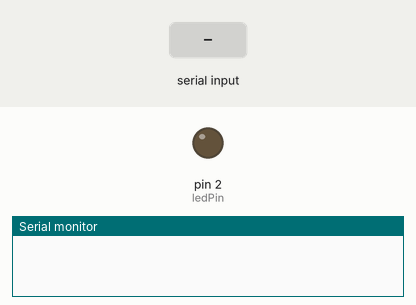
A sketch run on a simulated Arduino Uno, built with avr-gcc and run on an emulated ATmega328P. Shown: output pins drawn as LEDs (lit = HIGH), the last lines printed to the serial monitor. The test bench sets the inputs (shaded band).

Above: at 1.2 s.
1.3 s: "90,45\n" received over Serial
At 3.45 s:
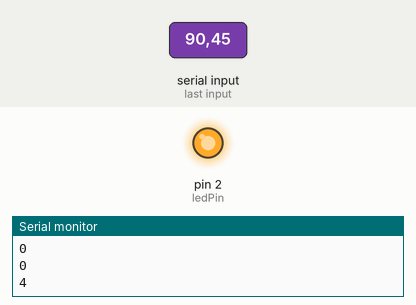
4.3 s: "30,150\n" received over Serial
Timing chart, 0 to 11.9 s (numbered marks = the images above; inputs shaded):
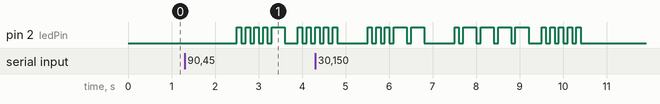

Measured:
- after the input at 1.3 s, pin 2 (ledPin): goes 4 × (HIGH 0.10 s, LOW 0.10 s), HIGH 0.30 s, LOW 0.30 s, HIGH 0.10 s, LOW 0.10 s, HIGH 0.10 s, then LOW, starting after 1.2 s

The sketch:

Morse_Code.ino
```cpp
/*
  CMSC838J Assignment 2: Morse Code
  Author: Harmit Sampat 2020
  https://harmitsampat.com
*/
const int ledPin = 2;

// the setup function runs once when you press reset or power the board
void setup() {
  // initialize digital pin D2 as an output.
  Serial.begin(9600);
  pinMode(ledPin, OUTPUT);
}

// the loop function runs over and over again forever
void loop() {

  if (Serial.available() > 0) {

    // reading input
    int incomingByte = Serial.parseInt();

    // separating digits
    int num4 = incomingByte % 10;
    int num3 = (incomingByte / 10) % 10;
    int num2 = (incomingByte / 100) % 10;
    int num1 = (incomingByte / 1000) % 10;

    // sequentially displaying output for each digit
    blink(num1);
    blink(num2);
    blink(num3);
    blink(num4);
  }
}

void space() {
  digitalWrite(ledPin, LOW);    // turn the LED off by making the voltage LOW
  delay(100);
}

void dot(int val) {

  for(int i = 0; i < val; i++) {
    digitalWrite(ledPin, HIGH);   // turn the LED on (HIGH is the voltage level)
    delay(100);
    space();
  }
}

void dash(int val) {
  for(int i = 0; i < val; i++) {
    digitalWrite(ledPin, HIGH);   // turn the LED on (HIGH is the voltage level)
    delay(300);                   // wait for a 300ms
    space();
  }
}

void blink(int incomingByte) {

  Serial.println(incomingByte);

  switch (incomingByte) {
  case 1:
    dot(1); // output morse code for 1
    dash(4);
    break;
  case 3:
    dot(3); // output morse code for 3
    dash(2);
    break;
  case 4:
    dot(4); // output morse code for 4
    dash(1);
    break;
  case 5:
    dot(5); // output morse code for 5
    break;
  }

  space(); space();
}
```
